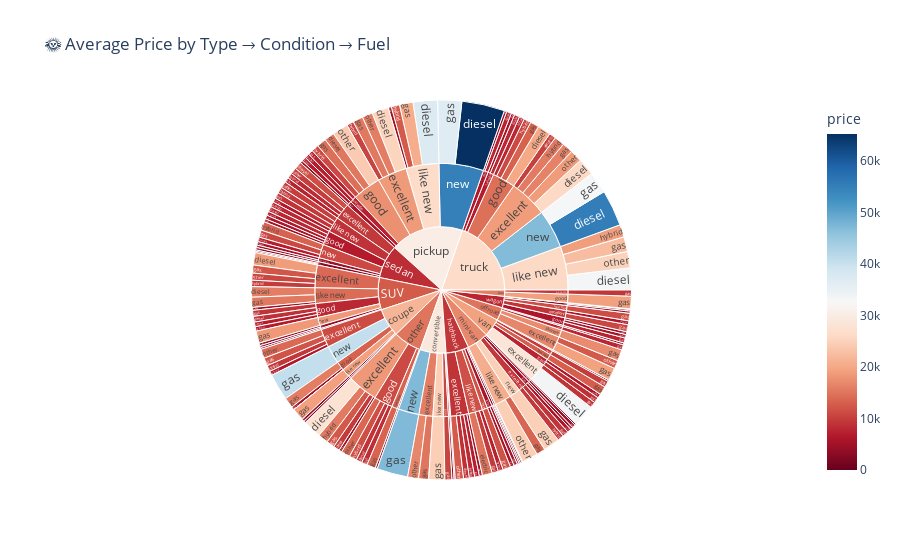

The code cell stored with this chart in its notebook:
### Markdown cell above
Average Price by Fuel Type:
This bar chart displays the average price of vehicles based on their fuel type:

Electric and hybrid vehicles tend to have higher average prices, reflecting their newer technology and market demand.

Gasoline-powered vehicles make up the bulk of listings and show a wide range of prices.

Diesel may appear higher due to commercial/truck listings.

Lower-priced categories could include older or less efficient vehicle types.

### Code cell
# Group and calculate average price for the hierarchy
sunburst_data = df.groupby(['type', 'condition', 'fuel'])['price'].mean().reset_index()

# Build the sunburst chart
fig = px.sunburst(
    sunburst_data,
    path=['type', 'condition', 'fuel'],
    values='price',
    color='price',
    color_continuous_scale='RdBu',
    title='🌞 Average Price by Type → Condition → Fuel')

fig.show()

### Figure 1 — Plotly figure (JSON) as saved in the notebook; plotly's stock layout.template omitted (floating-point values rounded to 4 significant figures; data arrays with more than 128 entries replaced by an {"elided": "..."} marker saying what was removed)
{"data": [{"branchvalues": "total", "customdata": {"elided": "231x1 float values"}, "domain": {"x": [0, 1], "y": [0, 1]}, "hovertemplate": "labels=%{label}<br>price_sum=%{value}<br>parent=%{parent}<br>id=%{id}<br>price=%{color}<extra></extra>", "ids": {"elided": "231 str values"}, "labels": {"elided": "231 str values"}, "marker": {"coloraxis": "coloraxis", "colors": {"elided": "231 float values"}}, "name": "", "parents": {"elided": "231 str values"}, "type": "sunburst", "values": {"elided": "231 float values"}}], "layout": {"coloraxis": {"colorbar": {"title": {"text": "price"}}, "colorscale": [[0, "rgb(103,0,31)"], [0.1, "rgb(178,24,43)"], [0.2, "rgb(214,96,77)"], [0.3, "rgb(244,165,130)"], [0.4, "rgb(253,219,199)"], [0.5, "rgb(247,247,247)"], [0.6, "rgb(209,229,240)"], [0.7, "rgb(146,197,222)"], [0.8, "rgb(67,147,195)"], [0.9, "rgb(33,102,172)"], [1, "rgb(5,48,97)"]]}, "legend": {"tracegroupgap": 0}, "title": {"text": "🌞 Average Price by Type → Condition → Fuel"}}}
